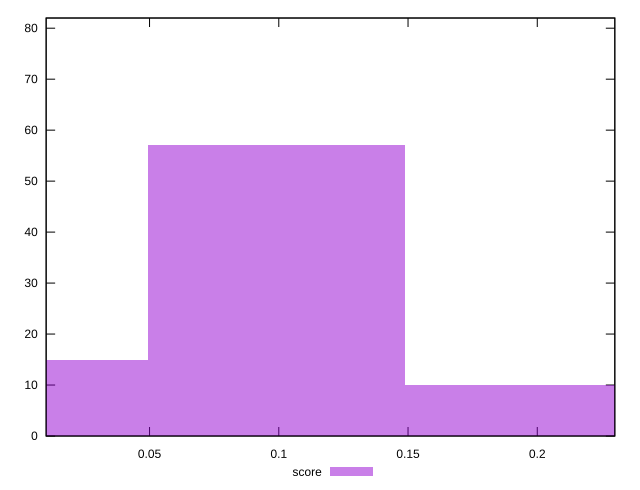

Here is the gnuplot script that generated this plot:
reset

$score <<EOF
0 15
0.09918448477715729 57
0.19836896955431457 10
EOF

set key outside below
set boxwidth 0.09918448477715729
set xrange [0.01:0.23]
set yrange [0:82]
set trange [0:82]
set style fill transparent solid 0.5 noborder
set terminal svg size 640, 490 enhanced background rgb 'white'
set output "reports/report_00028_2021-02-24T12-49-42.674Z/speed-index/samples/astro/score/histogram.svg"

plot $score title "score" with boxes

reset
